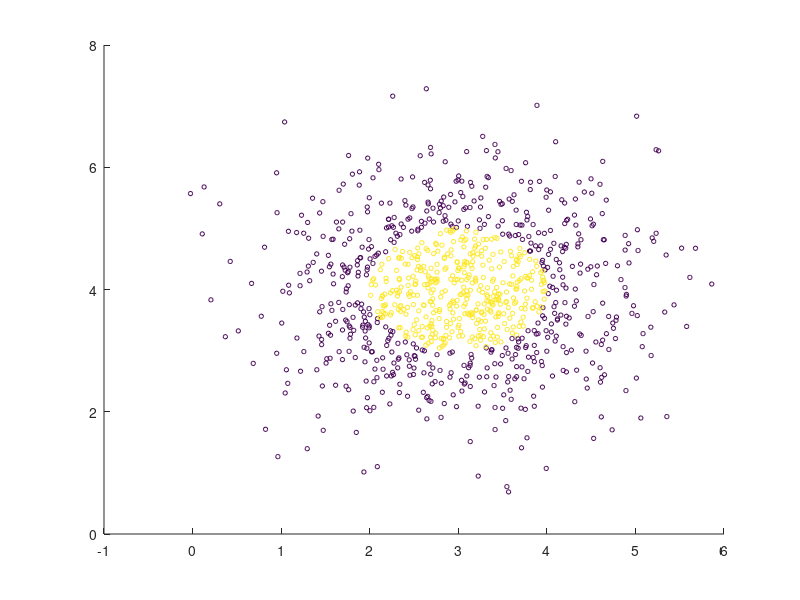

MATLAB code to generate this figure:
%function l2reglog

% number of data points

N = 1000;
x1 = randn(N,1)+3;
x2 = randn(N,1)+4;

plot(x1, x2, 'r.', 'LineWidth', 2);

dist = (x1-3).^2+(x2-4).^2;
y = zeros(N,1);
y(dist<=1) = 1;

scatter(x1, x2, 10, y);

data = [x1 x2];
label = y;

save('testcredit.mat', 'data', 'label');
dlmwrite('testcredit.txt',[data label]);

